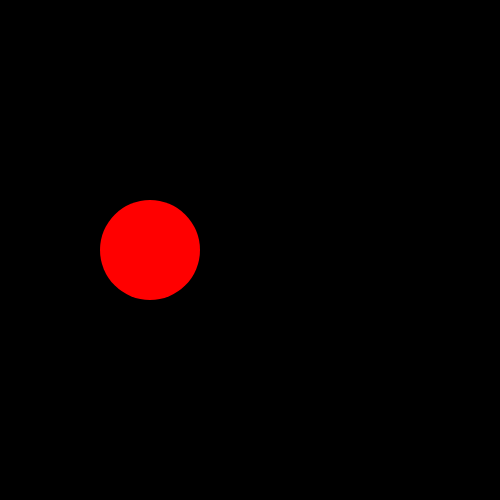
Frame 1 (no input)
Frame 60 (no input): identical to frame 1, image omitted
Frame 120 (the mouse pressed at the canvas centre since frame 60): identical to frame 1, image omitted

The p5.js sketch that drew this single still picture (run headless with seeded random() and noise() and a simulated clock; from frame 60 on, the mouse is pressed at the canvas centre):

// p5.js sketch
// ── sketch.js
let ball1;

function setup() {
    createCanvas(500, 500);
    noStroke();
    ball1 = new Ball(150,250,255,0,0)
    
}

function draw() {
    background(0)

    
    // fill(255,0,0);
    // ellipse(150,250,100,100)

    // fill(0,255,0);
    // ellipse(250,250,100,100)

    // fill(0,0,255);
    // ellipse(350,250,100,100)
    fill(ball1.rVal, ball1.gVal, ball1.bVal)
    ellipse(ball1.xPos,ball1.yPos,100,100)
    // console.log(ball1.add)

  
}

class Ball {
    constructor(x, y, r, g, b){
        this.xPos = x;
        this.yPos = y;
        this.rVal = r;
        this.gVal = g;
        this.bVal = b;

        this.add = x + y;
    }
}
